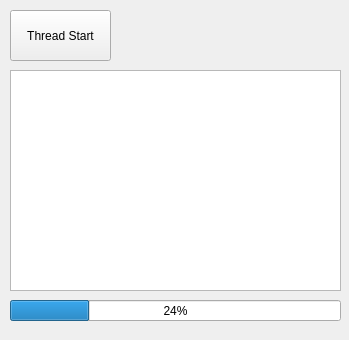
<?xml version="1.0" encoding="UTF-8"?>
<ui version="4.0">
 <class>Form</class>
 <widget class="QWidget" name="Form">
  <property name="geometry">
   <rect>
    <x>0</x>
    <y>0</y>
    <width>349</width>
    <height>340</height>
   </rect>
  </property>
  <property name="maximumSize">
   <size>
    <width>380</width>
    <height>340</height>
   </size>
  </property>
  <property name="windowTitle">
   <string>Form</string>
  </property>
  <widget class="QPushButton" name="btnStart">
   <property name="geometry">
    <rect>
     <x>10</x>
     <y>10</y>
     <width>101</width>
     <height>51</height>
    </rect>
   </property>
   <property name="text">
    <string>Thread Start</string>
   </property>
  </widget>
  <widget class="QTextBrowser" name="txbLog">
   <property name="geometry">
    <rect>
     <x>10</x>
     <y>70</y>
     <width>331</width>
     <height>221</height>
    </rect>
   </property>
  </widget>
  <widget class="QProgressBar" name="pgdTask">
   <property name="geometry">
    <rect>
     <x>10</x>
     <y>300</y>
     <width>331</width>
     <height>21</height>
    </rect>
   </property>
   <property name="maximumSize">
    <size>
     <width>16777215</width>
     <height>16777215</height>
    </size>
   </property>
   <property name="value">
    <number>24</number>
   </property>
  </widget>
 </widget>
 <resources/>
 <connections/>
</ui>
